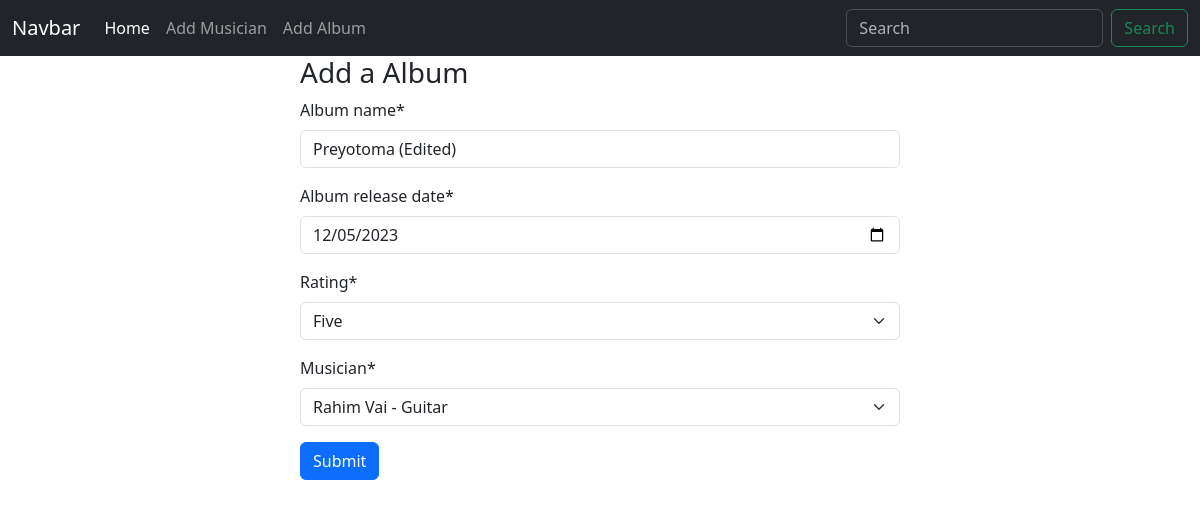
/add_album/edit/2/, run on the app's committed database.
### Album_app/models.py (models this page shows, shortened)
class Album(models.Model):
    album_name = models.CharField(max_length=50)
    album_release_date = models.DateField()
    RATING_CHOICES = [
        (1, 'One'),
        (2, 'Two'),
        (3, 'Three'),
        (4, 'Four'),
        (5, 'Five'),
    ]
    rating = models.IntegerField(choices=RATING_CHOICES)  # Stores the rating as an integer
    Musician = models.ForeignKey(Musician, on_delete=models.CASCADE)

### Album_app/views.py (the view)
# urls.py: path('edit/<int:id>/', views.edit_album, name='Edit_Album'),
def edit_album(request,id):
    albumData = Album.objects.get(pk=id)
    albumForm = AlbumForm(instance=albumData)
    if request.method == 'POST':
        albumForm = AlbumForm(request.POST, instance=albumData)
        if albumForm.is_valid():
            albumForm.save()
            return redirect('HomePage')
    return render(request, 'Album_app/addAlbum.html', {'albumForm' : albumForm})

### Album_app/forms.py
class AlbumForm(forms.ModelForm):
    class Meta:
        model = Album
        fields = '__all__'
        widgets = {
            'album_release_date': forms.DateInput(attrs={'type': 'date'}),
        }

### Musician_app/models.py (called while the page is built)
    def __str__(self):
        return f"{self.first_name} {self.last_name} - {self.instrument}"

### Album_app/templates/Album_app/addAlbum.html (shortened to what this page needs)
{% extends "base.html" %}
{%load crispy_forms_tags%}
{% block content %}
    <form method='post' style="width:50%; margin: auto;">
        <h3>Add a Album </h3>
        {{ albumForm | crispy }}
        <button class="btn btn-primary">Submit </button>
    </form>
{% endblock content %}

### data on the page
Album: album_name "Preyotoma (Edited)", album_release_date "12/05/2023", rating "Five", Musician "Rahim Vai - Guitar"
